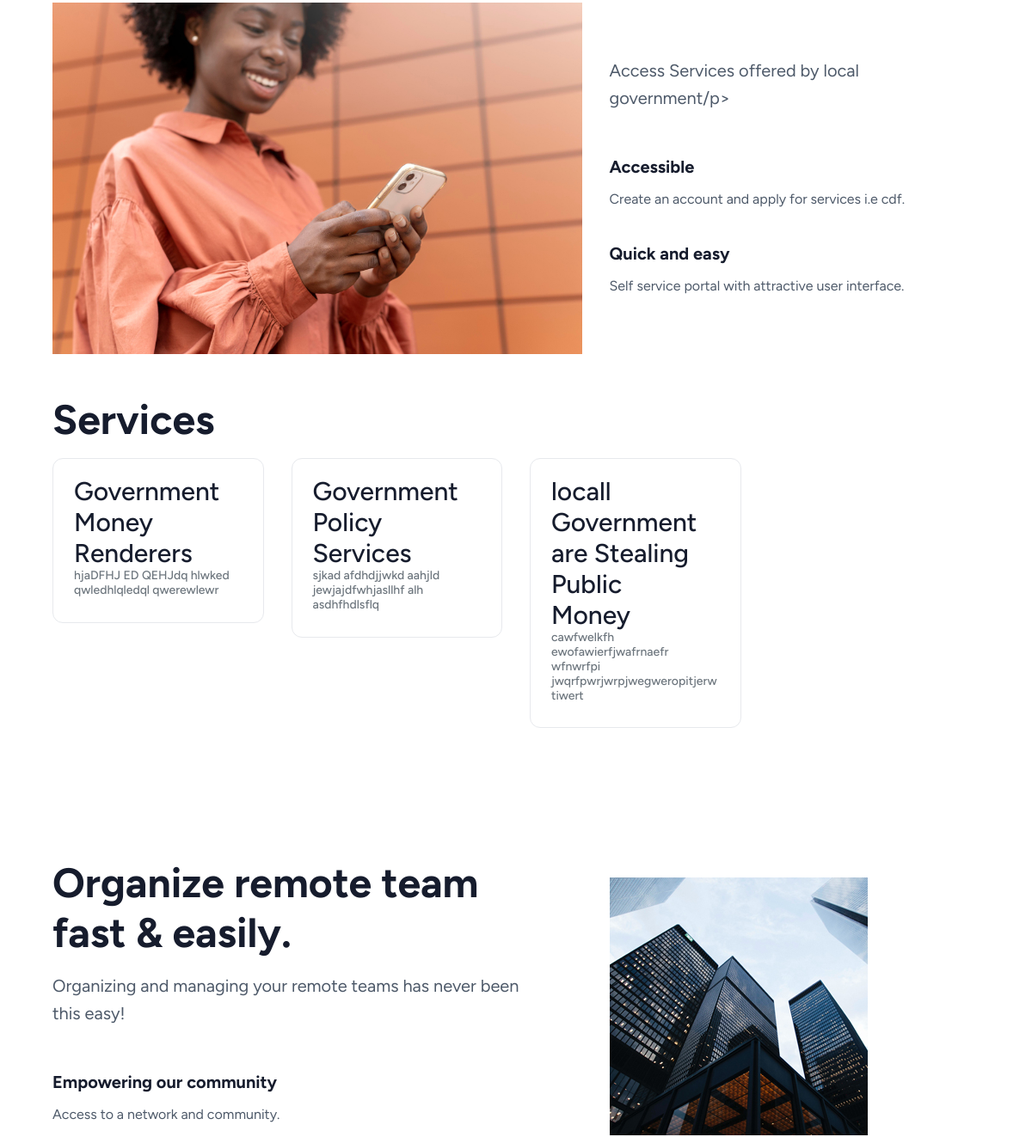
Before: / (middle part) with the older database file.
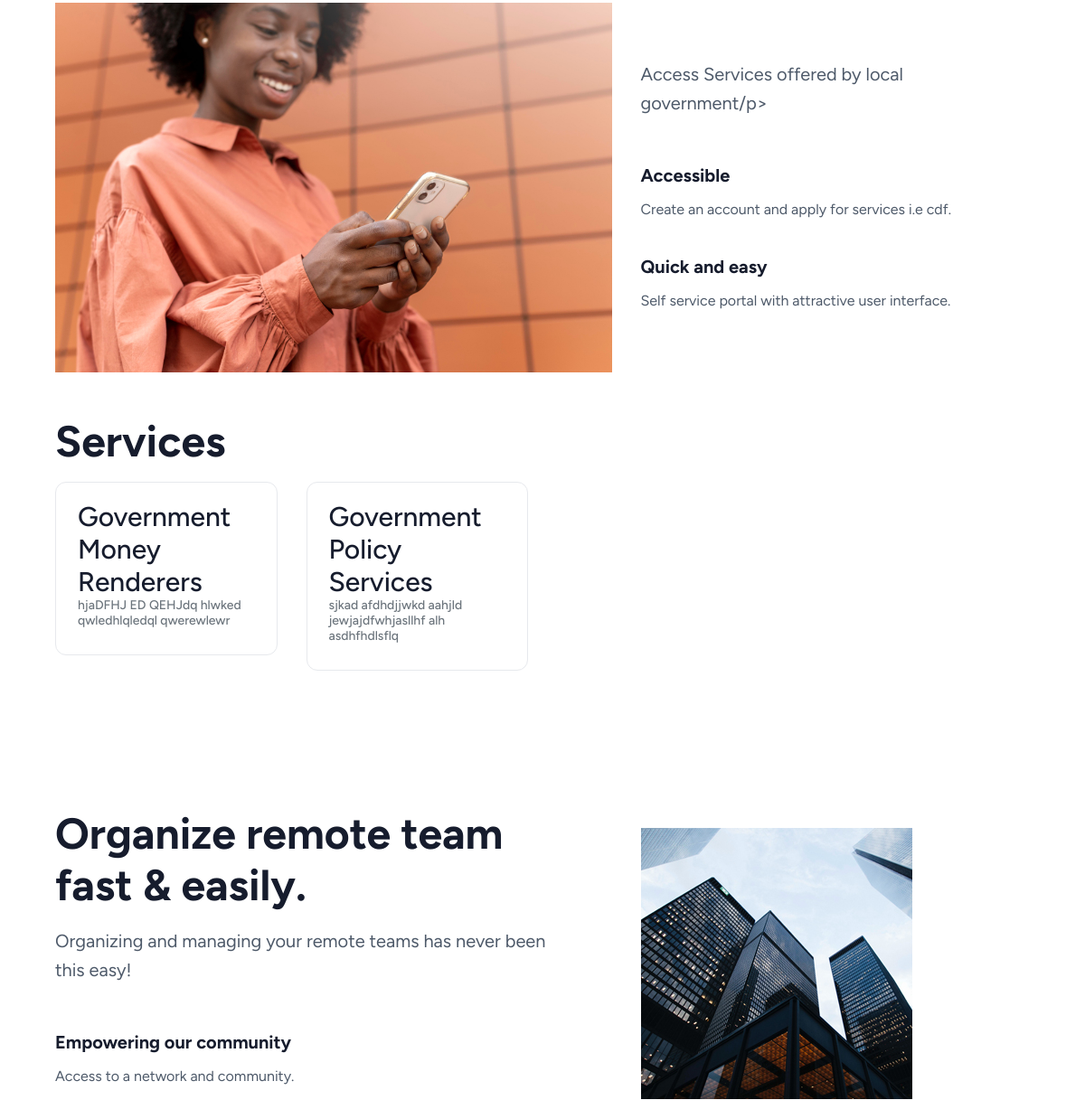
After: the same page with the newer database file.
### models.py (models this page shows, shortened)
class Service(database.Model):
    id = database.Column(database.Integer, primary_key=True,autoincrement=True)
    name = database.Column(database.String(100), nullable=False)
    description = database.Column(database.Text, nullable=True)
    updated = database.Column(database.Date,default = date.today())
    author = database.Column(database.Integer, database.ForeignKey(User.id) )
    publisher = relationship('User', backref='publisher_service')

### main.py (the view)
@main.route('/')
def home():
    services = database.session.query(Service).all()
    return render_template(
        'homepage.html',
        services=services
    )

### templates/homepage.html (shortened to what the changed rows need)
<!DOCTYPE html>
<html data-bs-theme="light" lang="en-US" dir="ltr">
  <head>
    <link href="https://cdn.jsdelivr.net/npm/bootstrap@5.0.2/dist/css/bootstrap.min.css" rel="stylesheet">
    <link rel="stylesheet" href="{{url_for('static', filename='vendors/swiper/swiper-bundle.min.css')}}">
    <link href="{{url_for('static', filename='hpa/assets/css/theme.min.css')}}" rel="stylesheet" id="style-default">
    <link href="{{url_for('static' ,filename='hpa/assets/css/user-rtl.min.css')}}" rel="stylesheet" id="user-style-rtl">
    <link href="{{url_for('static', filename='hpa/assets/css/user.min.css')}}" rel="stylesheet" id="user-style-default">
    <link rel="stylesheet" href="https://unicons.iconscout.com/release/v4.0.8/css/line.css">
  </head>
  <body>
    <main class="main" id="top">
      <div class="content">
        <div data-bs-target="#navbar" data-bs-spy="scroll" tabindex="0">
          <section class="container mb-8 mb-lg-13" id="about">
            <div class="row my-5">
              <h2 class="fs-4 fs-lg-3 fw-bold mb-2 text-center text-lg-start">Services</h2>
              {% for s in services %}
              <div class="col-xl-3 col-sm-6 grid-margin stretch-card">
                <div class="card border">
                  <div class="card-body">
                    <div class="row">
                      <div class="col-9">
                        <div class="d-flex align-items-center align-self-start">
                          <h3 class="mb-0">{{s.name}}</h3>
                        </div>
                      </div>
                    </div>
                    <h6 class="text-muted font-weight-normal">{{s.description}}</h6>
                  </div>
                </div>
              </div>
              {% endfor %}
            </div>
          </section>
          <section class="container mb-8 mb-lg-13">
            <div class="row align-items-center">
              <div class="col-12 col-lg-6 col-xl-7">
                <div class="row justify-content-center justify-content-lg-start">
                  <div class="col-sm-10 col-md-8 col-lg-11">
                    <h2 class="fs-4 fs-lg-3 fw-bold mb-2 text-center text-lg-start"> Organize remote team fast & easily.</h2>
                  </div>
                </div>
              </div>
            </div>
          </section>
        </div><button class="btn scroll-to-top text-white rounded-circle d-flex justify-content-center align-items-center bg-primary" data-scroll-top="data-scroll-top"></button>
      </div>
    </main>
  </body>
</html>

Changed rows visible on the page:
removed Service: name "locall Government are Stealing Public Money", description "cawfwelkfh ewofawierfjwafrnaefr wfnwrfpi jwqrfpwrjwrpjwegweropitjerwtiwert"
